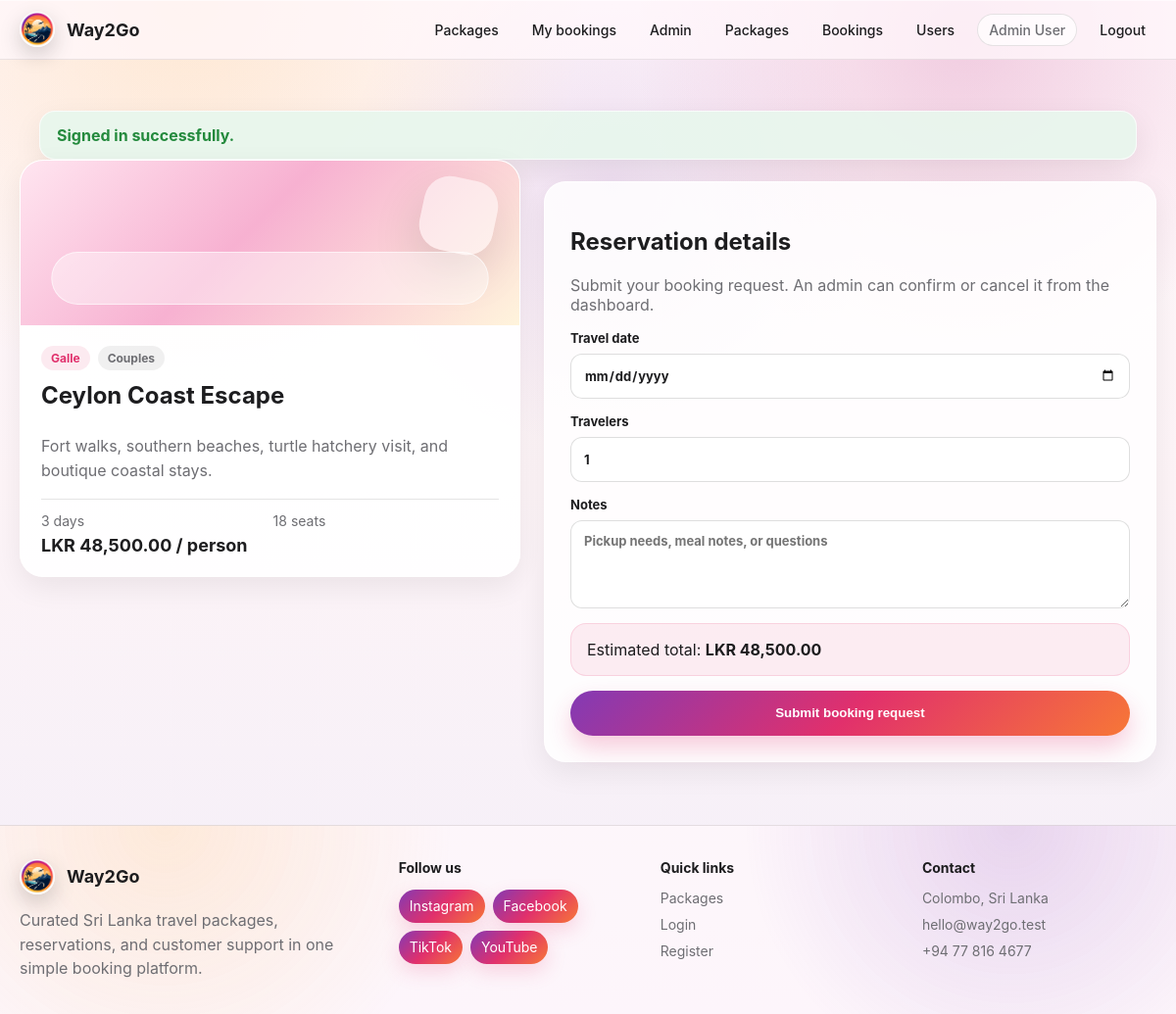
Page /customer/book.php?id=1 (signed in) on the committed database.
### tables this page shows
CREATE TABLE IF NOT EXISTS users (
    id INT UNSIGNED AUTO_INCREMENT PRIMARY KEY,
    name VARCHAR(120) NOT NULL,
    email VARCHAR(190) NOT NULL UNIQUE,
    password_hash VARCHAR(255) NOT NULL,
    role ENUM('admin','customer') NOT NULL DEFAULT 'customer',
    created_at TIMESTAMP DEFAULT CURRENT_TIMESTAMP
);

CREATE TABLE IF NOT EXISTS packages (
    id INT UNSIGNED AUTO_INCREMENT PRIMARY KEY,
    title VARCHAR(160) NOT NULL,
    destination VARCHAR(120) NOT NULL,
    description TEXT NOT NULL,
    audience ENUM('individual','couple','group') NOT NULL DEFAULT 'individual',
    duration_days INT UNSIGNED NOT NULL,
    price DECIMAL(12,2) NOT NULL,
    seats_available INT UNSIGNED NOT NULL,
    image_theme VARCHAR(40) NOT NULL DEFAULT 'coast',
    photo_path VARCHAR(255) NULL,
    is_active TINYINT(1) NOT NULL DEFAULT 1,
    created_at TIMESTAMP DEFAULT CURRENT_TIMESTAMP
);

### app/helpers.php (called while the page is built, shortened)
<?php
require_once __DIR__ . '/database.php';
function e(mixed $value): string
{
    return htmlspecialchars((string) $value, ENT_QUOTES, 'UTF-8');
}
function url(string $path = ''): string
{
    return BASE_URL . '/' . ltrim($path, '/');
}
function public_path(string $path): string
{
    return dirname(__DIR__) . '/public/' . ltrim($path, '/');
}
function asset_url(string $path): string
{
    $url = url('public/' . ltrim($path, '/'));
    $file = public_path($path);
    if (is_file($file)) {
        $url .= '?v=' . filemtime($file);
    }
    return $url;
}
function flashes(): array
{
    $messages = $_SESSION['flash'] ?? [];
    return $messages;
}
function current_user(): ?array
{
    static $user = null;
    if ($user !== null) {
        return $user;
    }
    $stmt = db()->prepare('SELECT id, name, email, role, created_at FROM users WHERE id = ?');
    $stmt->execute([$_SESSION['user_id']]);
    $user = $stmt->fetch() ?: null;
    return $user;
}
function require_login(): array
{
    $user = current_user();
    return $user;
}
function money(float|int|string $amount): string
{
    return 'LKR ' . number_format((float) $amount, 2);
}
function package_audiences(): array
{
    return [
        'individual' => 'Individuals',
        'couple' => 'Couples',
        'group' => 'Groups',
    ];
}
function package_audience_label(?string $audience): string
{
    return package_audiences()[$audience ?? ''] ?? 'Individuals';
}
function package_photo_url(?string $photoPath): ?string
{
    if (!$photoPath) {
        return null;
    }
    return url($photoPath);
}

### app/database.php (called while the page is built, shortened)
<?php
function db(bool $withDatabase = true): PDO
{
    static $pdo = null;
    if ($withDatabase && $pdo instanceof PDO) {
        return $pdo;
    }
    $dsn = 'mysql:host=' . DB_HOST . ';charset=utf8mb4' . ($withDatabase ? ';dbname=' . DB_NAME : '');
    $options = [
        PDO::ATTR_ERRMODE => PDO::ERRMODE_EXCEPTION,
        PDO::ATTR_DEFAULT_FETCH_MODE => PDO::FETCH_ASSOC,
        PDO::ATTR_EMULATE_PREPARES => false,
    ];
    $connection = new PDO($dsn, DB_USER, DB_PASS, $options);
    return $connection;
}

### customer/book.php (the view, shortened to what this page needs)
<?php
require_once __DIR__ . '/../app/layout.php';
$user = require_login();
$id = (int) ($_GET['id'] ?? $_POST['package_id'] ?? 0);
$stmt = db()->prepare('SELECT * FROM packages WHERE id = ? AND is_active = 1');
$stmt->execute([$id]);
$package = $stmt->fetch();
render_header('Book package');
?>
<section class="split">
    <article class="package-card <?= e($package['image_theme']) ?>">
        <?php $photoUrl = package_photo_url($package['photo_path'] ?? null); ?>
        <?php if ($photoUrl): ?>
            <img class="package-photo large" src="<?= e($photoUrl) ?>" alt="<?= e($package['title']) ?>">
        <?php else: ?>
            <div class="package-art" aria-hidden="true"></div>
        <?php endif; ?>
        <div class="package-body">
            <div class="pill-row">
                <span class="pill"><?= e($package['destination']) ?></span>
                <span class="pill soft"><?= e(package_audience_label($package['audience'] ?? null)) ?></span>
            </div>
            <h1><?= e($package['title']) ?></h1>
            <p><?= e($package['description']) ?></p>
            <div class="meta package-meta">
                <span><?= (int) $package['duration_days'] ?> days</span>
                <span><?= (int) $package['seats_available'] ?> seats</span>
                <strong><?= money($package['price']) ?> / person</strong>
            </div>
        </div>
    </article>
    <section class="panel booking-panel">
        <h2>Reservation details</h2>
        <p class="muted">Submit your booking request. An admin can confirm or cancel it from the dashboard.</p>
        <form method="post" class="stack" data-booking-form data-price="<?= e($package['price']) ?>">
            <label>Travel date <input name="travel_date" type="date" min="<?= date('Y-m-d') ?>" required></label>
            <label>Travelers <input name="travelers" type="number" min="1" max="<?= (int) $package['seats_available'] ?>" value="1" required></label>
            <label>Notes <textarea name="notes" rows="4" placeholder="Pickup needs, meal notes, or questions"></textarea></label>
            <div class="total">Estimated total: <strong data-total><?= money($package['price']) ?></strong></div>
            <button class="button" type="submit">Submit booking request</button>
        </form>
    </section>
</section>
<?php render_footer(); ?>

### app/layout.php (shortened to what this page needs)
<?php
require_once __DIR__ . '/helpers.php';
function render_header(string $title): void
{
    $user = current_user();
    $path = str_replace('\\', '/', $_SERVER['SCRIPT_NAME'] ?? '');
    $isAdmin = str_contains($path, '/admin/');
    ?>
    <!doctype html>
    <html lang="en">
    <head>
        <link rel="stylesheet" href="<?= asset_url('app.css') ?>">
    </head>
    <body>
    <header class="topbar">
        <a class="brand" href="<?= url() ?>">
            <img class="brand-logo" src="<?= asset_url('way2go-icon.png') ?>" alt="<?= APP_NAME ?> icon">
            <span><?= APP_NAME ?></span>
        </a>
        <nav class="nav">
            <a class="<?= $path === BASE_URL . '/index.php' || $path === BASE_URL . '/' ? 'active' : '' ?>" href="<?= url() ?>">Packages</a>
            <?php if ($user): ?>
                <a class="<?= str_contains($path, '/customer/bookings.php') ? 'active' : '' ?>" href="<?= url('customer/bookings.php') ?>">My bookings</a>
                <?php if ($user['role'] === 'admin'): ?>
                    <a class="<?= $isAdmin ? 'active' : '' ?>" href="<?= url('admin/index.php') ?>">Admin</a>
                    <a href="<?= url('admin/packages.php') ?>">Packages</a>
                    <a href="<?= url('admin/bookings.php') ?>">Bookings</a>
                    <a href="<?= url('admin/users.php') ?>">Users</a>
                <?php endif; ?>
                <span class="user-chip"><?= e($user['name']) ?></span>
                <a href="<?= url('auth/logout.php') ?>">Logout</a>
            <?php else: ?>
                <a href="<?= url('auth/login.php') ?>">Login</a>
                <a class="button small" href="<?= url('auth/register.php') ?>">Register</a>
            <?php endif; ?>
        </nav>
    </header>
    <main>
        <?php foreach (flashes() as $message): ?>
            <div class="flash <?= e($message['type']) ?>"><?= e($message['message']) ?></div>
        <?php endforeach; ?>
    <?php
}
function render_footer(): void
{
    ?>
    </main>
    <footer class="footer">
        <div class="footer-brand">
            <a class="brand" href="<?= url() ?>">
                <img class="brand-logo" src="<?= asset_url('way2go-icon.png') ?>" alt="<?= APP_NAME ?> icon">
                <span><?= APP_NAME ?></span>
            </a>
            <p>Curated Sri Lanka travel packages, reservations, and customer support in one simple booking platform.</p>
        </div>
        <div class="footer-links">
            <h2>Follow us</h2>
            <div class="social-links" aria-label="Social media links">
                <a href="https://instagram.com" target="_blank" rel="noopener">Instagram</a>
                <a href="https://facebook.com" target="_blank" rel="noopener">Facebook</a>
                <a href="https://tiktok.com" target="_blank" rel="noopener">TikTok</a>
                <a href="https://youtube.com" target="_blank" rel="noopener">YouTube</a>
            </div>
        </div>
        <div class="footer-links">
            <h2>Quick links</h2>
            <a href="<?= url() ?>">Packages</a>
            <a href="<?= url('auth/login.php') ?>">Login</a>
            <a href="<?= url('auth/register.php') ?>">Register</a>
        </div>
        <div class="footer-links">
            <h2>Contact</h2>
            <span>Colombo, Sri Lanka</span>
            <a href="mailto:hello@way2go.test">hello@way2go.test</a>
            <a href="tel:+94778164677">+94 77 816 4677</a>
        </div>
    </footer>
    </body>
    </html>
    <?php
}
    ?>

### rows in the picture
users: name "Admin User"
packages: destination "Galle", audience "Couples", title "Ceylon Coast Escape", description "Fort walks, southern beaches, turtle hatchery visit, and boutique coastal stays.", duration_days "3", seats_available "18", price "LKR 48,500.00"

### other values in the picture
APP_NAME "Way2Go"
$message['message'] "Signed in successfully."
